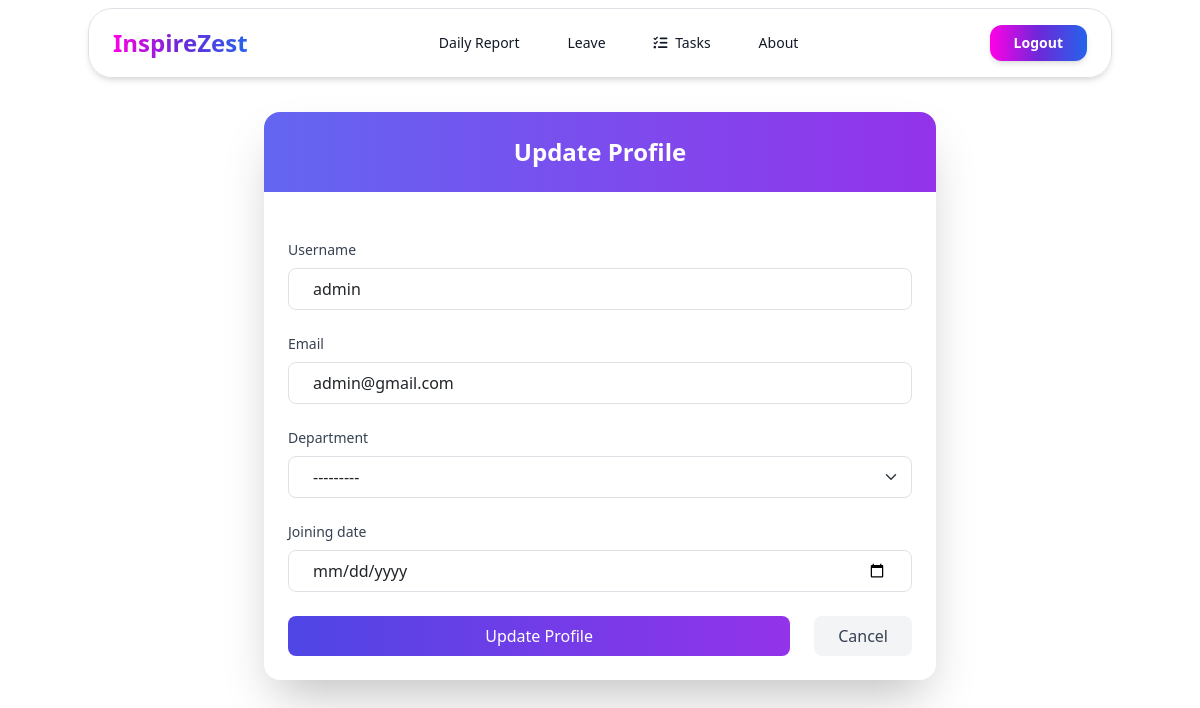
Page /employee/update/ (signed in) on the committed database.
### app/models.py (models this page shows, shortened)
class CustomUser(AbstractUser):
    DEPARTMENT_CHOICES = [
        ('HR', 'Human Resources'),
        ('IT', 'Information Technology'),
        ('FIN', 'Finance'),
        ('MKT', 'Marketing'),
        ('OPS', 'Operations'),
    ]
    is_verified = models.BooleanField(default=False)
    otp = models.CharField(max_length=10, null=True, blank=True)
    email = models.EmailField(unique=True)
    employee_id = models.CharField(max_length=10, unique=True, null=True)
    department = models.CharField(max_length=3, choices=DEPARTMENT_CHOICES, null=True, blank=True)
    joining_date = models.DateField(null=True, blank=True)

### app/views.py (the view)
# urls.py: path('employee/update/',views.Employee_Details_update_view,name='employee-update')
def Employee_Details_update_view(request):
    if request.method == 'POST':
        form = Employee_update_form(request.POST, instance=request.user)
        if form.is_valid():
            try:
                user = form.save(commit=False)
                if CustomUser.objects.exclude(id=request.user.id).filter(email=user.email).exists():
                    messages.error(request, "This email is already in use.")
                    return render(request, 'employee_update.html', {'form': form})
                user.save()
                messages.success(request, "Profile updated successfully!")
                return redirect('employee-about')
            except Exception as e:
                messages.error(request, f"Error updating profile: {str(e)}")
        else:
            messages.error(request, "Please correct the errors below.")
    else:
        form = Employee_update_form(instance=request.user)
    return render(request, 'employee_update.html', {
        'form': form,
        'employee': request.user
    })

### app/forms.py
class Employee_update_form(forms.ModelForm):
    class Meta:
        model=CustomUser
        fields=['username','email','department','joining_date']
        widgets={
            'username':forms.TextInput(attrs={'class':'form-control'}),
            'email':forms.EmailInput(attrs={'class':'form-control'}),
            'department':forms.Select(attrs={'class':'form-select'}),
            'joining_date':forms.DateInput(attrs={'class':'form-control','type':'date'})
        }

### app/templates/employee_update.html (shortened to what this page needs)
{% extends "employee_base.html" %}
{% load widget_tweaks %}
{% block main_block %}
<div class="container mx-auto px-4 mt-28">
    <div class="max-w-2xl mx-auto">
        <div class="bg-white rounded-2xl shadow-2xl overflow-hidden">
            <div class="p-6 bg-gradient-to-r from-indigo-500 to-purple-600 text-white">
                <h1 class="text-2xl font-bold text-center">Update Profile</h1>
            </div>
            <div class="p-6">
                <form method="post" class="space-y-6">
                    {% for field in form %}
                    <div class="mb-4">
                        <label class="block text-sm font-medium text-gray-700 mb-2">
                            {{ field.label }}
                        </label>
                        {{ field|add_class:"w-full px-4 py-2 rounded-lg border border-gray-300 focus:ring-2 focus:ring-indigo-500 focus:border-indigo-500" }}
                    </div>
                    {% endfor %}
                    <div class="flex gap-4">
                        <button type="submit"
                                class="flex-1 py-2 px-4 bg-gradient-to-r from-indigo-600 to-purple-600 text-white rounded-lg
                                hover:from-indigo-700 hover:to-purple-700 transition-colors duration-200">
                            Update Profile
                        </button>
                        <a href="{% url 'employee-about' %}"
                           class="py-2 px-4 bg-gray-100 text-gray-700 rounded-lg hover:bg-gray-200 transition-colors duration-200">
                            Cancel
                        </a>
                    </div>
                </form>
            </div>
        </div>
    </div>
</div>
{% endblock %}

### rows in the picture
CustomUser: form "admin" "admin@gmail.com" "---------"

### other values in the picture
{{ field.label }} "Username" "Email" "Department" "Joining date"
